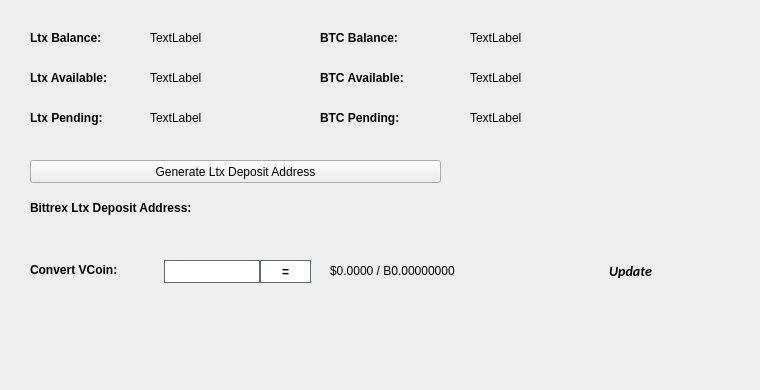
   <widget class="QWidget" name="BalanceTab">
    <attribute name="title">
     <string>Balance</string>
    </attribute>
    <widget class="QLabel" name="BitcoinBalanceLabel">
     <property name="geometry">
      <rect>
       <x>470</x>
       <y>30</y>
       <width>150</width>
       <height>16</height>
      </rect>
     </property>
     <property name="text">
      <string>TextLabel</string>
     </property>
    </widget>
    <widget class="QLabel" name="LtxBalanceLabel">
     <property name="geometry">
      <rect>
       <x>150</x>
       <y>30</y>
       <width>150</width>
       <height>16</height>
      </rect>
     </property>
     <property name="text">
      <string>TextLabel</string>
     </property>
    </widget>
    <widget class="QLabel" name="label_11">
     <property name="geometry">
      <rect>
       <x>30</x>
       <y>30</y>
       <width>101</width>
       <height>16</height>
      </rect>
     </property>
     <property name="font">
      <font>
       <weight>75</weight>
       <bold>true</bold>
      </font>
     </property>
     <property name="text">
      <string>Ltx Balance:</string>
     </property>
    </widget>
    <widget class="QLabel" name="label_12">
     <property name="geometry">
      <rect>
       <x>320</x>
       <y>30</y>
       <width>101</width>
       <height>16</height>
      </rect>
     </property>
     <property name="font">
      <font>
       <weight>75</weight>
       <bold>true</bold>
      </font>
     </property>
     <property name="text">
      <string>BTC Balance:</string>
     </property>
    </widget>
    <widget class="QLabel" name="LtxAvailableLabel_2">
     <property name="geometry">
      <rect>
       <x>150</x>
       <y>70</y>
       <width>150</width>
       <height>16</height>
      </rect>
     </property>
     <property name="text">
      <string>TextLabel</string>
     </property>
    </widget>
    <widget class="QLabel" name="label_13">
     <property name="geometry">
      <rect>
       <x>30</x>
       <y>70</y>
       <width>111</width>
       <height>16</height>
      </rect>
     </property>
     <property name="font">
      <font>
       <weight>75</weight>
       <bold>true</bold>
      </font>
     </property>
     <property name="text">
      <string>Ltx Available:</string>
     </property>
    </widget>
    <widget class="QLabel" name="label_14">
     <property name="geometry">
      <rect>
       <x>30</x>
       <y>110</y>
       <width>101</width>
       <height>16</height>
      </rect>
     </property>
     <property name="font">
      <font>
       <weight>75</weight>
       <bold>true</bold>
      </font>
     </property>
     <property name="text">
      <string>Ltx Pending:</string>
     </property>
    </widget>
    <widget class="QLabel" name="LtxPendingLabel">
     <property name="geometry">
      <rect>
       <x>150</x>
       <y>110</y>
       <width>150</width>
       <height>16</height>
      </rect>
     </property>
     <property name="text">
      <string>TextLabel</string>
     </property>
    </widget>
    <widget class="QLabel" name="label_15">
     <property name="geometry">
      <rect>
       <x>320</x>
       <y>70</y>
       <width>111</width>
       <height>16</height>
      </rect>
     </property>
     <property name="font">
      <font>
       <weight>75</weight>
       <bold>true</bold>
      </font>
     </property>
     <property name="text">
      <string>BTC Available:</string>
     </property>
    </widget>
    <widget class="QLabel" name="BitcoinAvailableLabel">
     <property name="geometry">
      <rect>
       <x>470</x>
       <y>70</y>
       <width>150</width>
       <height>16</height>
      </rect>
     </property>
     <property name="text">
      <string>TextLabel</string>
     </property>
    </widget>
    <widget class="QLabel" name="label_31">
     <property name="geometry">
      <rect>
       <x>320</x>
       <y>110</y>
       <width>111</width>
       <height>16</height>
      </rect>
     </property>
     <property name="font">
      <font>
       <weight>75</weight>
       <bold>true</bold>
      </font>
     </property>
     <property name="text">
      <string>BTC Pending:</string>
     </property>
    </widget>
    <widget class="QLabel" name="BitcoinPendingLabel">
     <property name="geometry">
      <rect>
       <x>470</x>
       <y>110</y>
       <width>150</width>
       <height>16</height>
      </rect>
     </property>
     <property name="text">
      <string>TextLabel</string>
     </property>
    </widget>
    <widget class="QLabel" name="label_33">
     <property name="geometry">
      <rect>
       <x>30</x>
       <y>200</y>
       <width>221</width>
       <height>16</height>
      </rect>
     </property>
     <property name="font">
      <font>
       <weight>75</weight>
       <bold>true</bold>
      </font>
     </property>
     <property name="text">
      <string>Bittrex Ltx Deposit Address:</string>
     </property>
    </widget>
    <widget class="QPushButton" name="GenDepositBTN">
     <property name="geometry">
      <rect>
       <x>30</x>
       <y>160</y>
       <width>411</width>
       <height>23</height>
      </rect>
     </property>
     <property name="text">
      <string>Generate Ltx Deposit Address</string>
     </property>
     <property name="icon">
      <iconset resource="../ltx.qrc">
       <normaloff>:/icons/bitcoin</normaloff>:/icons/bitcoin</iconset>
     </property>
    </widget>
    <widget class="QLabel" name="DepositAddressLabel">
     <property name="geometry">
      <rect>
       <x>200</x>
       <y>200</y>
       <width>261</width>
       <height>16</height>
      </rect>
     </property>
     <property name="palette">
      <palette>
       <active>
        <colorrole role="WindowText">
         <brush brushstyle="SolidPattern">
          <color alpha="255">
           <red>0</red>
           <green>0</green>
           <blue>0</blue>
          </color>
         </brush>
        </colorrole>
        <colorrole role="Text">
         <brush brushstyle="SolidPattern">
          <color alpha="255">
           <red>0</red>
           <green>0</green>
           <blue>255</blue>
          </color>
         </brush>
        </colorrole>
       </active>
       <inactive>
        <colorrole role="WindowText">
         <brush brushstyle="SolidPattern">
          <color alpha="255">
           <red>0</red>
           <green>0</green>
           <blue>0</blue>
          </color>
         </brush>
        </colorrole>
        <colorrole role="Text">
         <brush brushstyle="SolidPattern">
          <color alpha="255">
           <red>0</red>
           <green>0</green>
           <blue>255</blue>
          </color>
         </brush>
        </colorrole>
       </inactive>
       <disabled>
        <colorrole role="WindowText">
         <brush brushstyle="SolidPattern">
          <color alpha="255">
           <red>120</red>
           <green>120</green>
           <blue>120</blue>
          </color>
         </brush>
        </colorrole>
        <colorrole role="Text">
         <brush brushstyle="SolidPattern">
          <color alpha="255">
           <red>120</red>
           <green>120</green>
           <blue>120</blue>
          </color>
         </brush>
        </colorrole>
       </disabled>
      </palette>
     </property>
     <property name="font">
      <font>
       <weight>75</weight>
       <bold>true</bold>
      </font>
     </property>
     <property name="text">
      <string/>
     </property>
     <property name="alignment">
      <set>Qt::AlignRight|Qt::AlignTrailing|Qt::AlignVCenter</set>
     </property>
     <property name="textInteractionFlags">
      <set>Qt::LinksAccessibleByMouse|Qt::TextSelectableByKeyboard|Qt::TextSelectableByMouse</set>
     </property>
    </widget>
    <widget class="QLabel" name="label_8">
     <property name="geometry">
      <rect>
       <x>460</x>
       <y>300</y>
       <width>281</width>
       <height>81</height>
      </rect>
     </property>
     <property name="text">
      <string/>
     </property>
     <property name="pixmap">
      <pixmap>:/images/bittrex</pixmap>
     </property>
    </widget>
    <widget class="QWidget" name="widgetConversion" native="true">
     <property name="geometry">
      <rect>
       <x>0</x>
       <y>250</y>
       <width>751</width>
       <height>43</height>
      </rect>
     </property>
     <property name="minimumSize">
      <size>
       <width>0</width>
       <height>43</height>
      </size>
     </property>
     <property name="styleSheet">
      <string notr="true"/>
     </property>
     <widget class="QPushButton" name="btnUpdateMarketData">
      <property name="geometry">
       <rect>
        <x>575</x>
        <y>0</y>
        <width>111</width>
        <height>41</height>
       </rect>
      </property>
      <property name="sizePolicy">
       <sizepolicy hsizetype="Expanding" vsizetype="Expanding">
        <horstretch>0</horstretch>
        <verstretch>0</verstretch>
       </sizepolicy>
      </property>
      <property name="font">
       <font>
        <family>calibri</family>
        <pointsize>-1</pointsize>
        <weight>75</weight>
        <italic>true</italic>
        <bold>true</bold>
       </font>
      </property>
      <property name="styleSheet">
       <string notr="true">margin:0px;text-align:center;padding:2px;border-radius:3px;font-style:italic;width:100px;font-size:14px;font-family:calibri;font-weight:600;</string>
      </property>
      <property name="text">
       <string>Update</string>
      </property>
      <property name="iconSize">
       <size>
        <width>150</width>
        <height>35</height>
       </size>
      </property>
      <property name="autoDefault">
       <bool>true</bool>
      </property>
      <property name="default">
       <bool>true</bool>
      </property>
     </widget>
     <widget class="QLabel" name="lblConvertVCoin">
      <property name="geometry">
       <rect>
        <x>30</x>
        <y>10</y>
        <width>131</width>
        <height>20</height>
       </rect>
      </property>
      <property name="styleSheet">
       <string notr="true"/>
      </property>
      <property name="text">
       <string>&lt;html&gt;&lt;head/&gt;&lt;body&gt;&lt;p&gt;&lt;span style=&quot; font-weight:600;&quot;&gt;Convert VCoin:&lt;/span&gt;&lt;/p&gt;&lt;/body&gt;&lt;/html&gt;</string>
      </property>
     </widget>
     <widget class="QLineEdit" name="txtConvertVCoinQty">
      <property name="geometry">
       <rect>
        <x>160</x>
        <y>10</y>
        <width>100</width>
        <height>23</height>
       </rect>
      </property>
      <property name="minimumSize">
       <size>
        <width>100</width>
        <height>23</height>
       </size>
      </property>
      <property name="maximumSize">
       <size>
        <width>100</width>
        <height>16777215</height>
       </size>
      </property>
      <property name="styleSheet">
       <string notr="true">border: 1px solid #61696c;margin-left:4px;</string>
      </property>
     </widget>
     <widget class="QPushButton" name="btnConvertLtx">
      <property name="geometry">
       <rect>
        <x>260</x>
        <y>10</y>
        <width>51</width>
        <height>23</height>
       </rect>
      </property>
      <property name="minimumSize">
       <size>
        <width>0</width>
        <height>23</height>
       </size>
      </property>
      <property name="styleSheet">
       <string notr="true">border:1px solid #61696c;background:white;font-weight:600;</string>
      </property>
      <property name="text">
       <string>=</string>
      </property>
     </widget>
     <widget class="QLabel" name="lblConvertVCoinResults">
      <property name="geometry">
       <rect>
        <x>330</x>
        <y>0</y>
        <width>201</width>
        <height>41</height>
       </rect>
      </property>
      <property name="styleSheet">
       <string notr="true"/>
      </property>
      <property name="text">
       <string>$0.0000 / B0.00000000</string>
      </property>
     </widget>
     <widget class="QLabel" name="iconOverviewUpdateWait">
      <property name="geometry">
       <rect>
        <x>670</x>
        <y>10</y>
        <width>24</width>
        <height>24</height>
       </rect>
      </property>
      <property name="text">
       <string/>
      </property>
      <property name="pixmap">
       <pixmap resource="../ltx.qrc">:/icons/transaction_1</pixmap>
      </property>
      <property name="scaledContents">
       <bool>true</bool>
      </property>
      <property name="alignment">
       <set>Qt::AlignCenter</set>
      </property>
     </widget>
    </widget>
   </widget>
